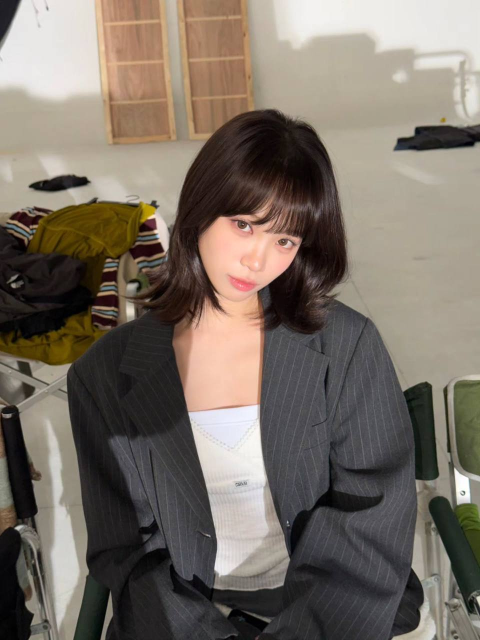
#> input picture fish-tts/voices/cwon/archive/reference.2026-04-22a.jpg, 960 x 1280 px (shown at 1/2 size)
$ python photo_to_sketch.py ../../fish-tts/voices/cwon/archive/reference.2026-04-22a.jpg out.png   (older library calls are emulated)
#> lines starting #> are read from the running program, lines starting #| are printed output that depends on the picture
#!/usr/bin/env python3
"""
Photo-to-Sketch Converter — hand-picture-draw skill
Converts photos into realistic hand-drawn pencil/charcoal sketches.

Techniques:
  1. Dodge-and-burn (core pencil effect)
  2. Edge enhancement (Canny/Laplacian for sharp contours)
  3. Paper texture overlay
  4. Cross-hatch tonal simulation
  5. Wobble/jitter for hand-drawn imperfection

Usage:
  python photo_to_sketch.py input.jpg output.png [--style pencil|charcoal|ink|watercolor]
"""

import argparse
import math
import os
import random
import sys

import cv2
import numpy as np
from PIL import Image, ImageDraw, ImageFilter, ImageEnhance, ImageChops


# ═══════════════════════════════════════════════
# Style Presets
# ═══════════════════════════════════════════════

STYLES = {
    "pencil": {
        "blur_kernel": 61,
        "edge_weight": 0.15,
        "darkness": 0.95,
        "paper_opacity": 0.08,
        "contrast_boost": 1.2,
        "hatching": True,
        "hatch_density": 0.6,
        "wobble": True,
        "invert_bg": True,
        "description": "연필 스케치 — 부드러운 그라데이션 + 자연스러운 선",
    },
    "charcoal": {
        "blur_kernel": 41,
        "edge_weight": 0.25,
        "darkness": 1.1,
        "paper_opacity": 0.12,
        "contrast_boost": 1.4,
        "hatching": True,
        "hatch_density": 0.8,
        "wobble": True,
        "invert_bg": True,
        "description": "숯 드로잉 — 강한 명암 + 거친 질감",
    },
    "ink": {
        "blur_kernel": 31,
        "edge_weight": 0.4,
        "darkness": 1.3,
        "paper_opacity": 0.05,
        "contrast_boost": 1.6,
        "hatching": False,
        "hatch_density": 0.0,
        "wobble": True,
        "invert_bg": True,
        "description": "펜 잉크 — 깔끔한 윤곽선 + 높은 대비",
    },
    "watercolor": {
        "blur_kernel": 81,
        "edge_weight": 0.1,
        "darkness": 0.7,
        "paper_opacity": 0.15,
        "contrast_boost": 1.0,
        "hatching": False,
        "hatch_density": 0.0,
        "wobble": False,
        "invert_bg": True,
        "colorize": True,
        "description": "수채화 — 부드러운 색감 + 번짐 효과",
    },
}


# ═══════════════════════════════════════════════
# Core Engine
# ═══════════════════════════════════════════════


def load_and_prep(path: str, max_dim: int = 1200) -> np.ndarray:
    """Load image, resize if needed, return BGR numpy array."""
    img = cv2.imread(path)
    if img is None:
        raise FileNotFoundError(f"Cannot read image: {path}")
    h, w = img.shape[:2]
    if max(h, w) > max_dim:
        scale = max_dim / max(h, w)
        img = cv2.resize(img, (int(w * scale), int(h * scale)), interpolation=cv2.INTER_AREA)
    return img


def dodge_burn_sketch(gray: np.ndarray, blur_kernel: int = 61) -> np.ndarray:
    """
    Core pencil sketch via dodge-and-burn.
    Gray → Invert → GaussianBlur → ColorDodge blend.
    """
    inverted = 255 - gray
    blurred = cv2.GaussianBlur(inverted, (blur_kernel, blur_kernel), 0)
    # Color dodge: result = image * 256 / (256 - blur)
    # Prevent division by zero
    sketch = cv2.divide(gray, 255 - blurred, scale=256.0)
    sketch = np.clip(sketch, 0, 255).astype(np.uint8)
    return sketch


def enhance_edges(gray: np.ndarray, weight: float = 0.2) -> np.ndarray:
    """Extract edges using Canny + Laplacian blend for sharp contours."""
    # Bilateral filter to reduce noise but keep edges
    filtered = cv2.bilateralFilter(gray, 9, 75, 75)

    # Canny edges
    canny = cv2.Canny(filtered, 30, 100)
    canny_inv = 255 - canny  # White bg, dark lines

    # Laplacian for softer edge detection
    lap = cv2.Laplacian(filtered, cv2.CV_64F)
    lap = np.uint8(np.clip(np.absolute(lap), 0, 255))
    lap_inv = 255 - lap

    # Blend canny and laplacian
    edges = cv2.addWeighted(canny_inv, 0.6, lap_inv, 0.4, 0)
    return edges


def generate_paper_texture(h: int, w: int, intensity: float = 0.08) -> np.ndarray:
    """Generate realistic paper grain texture."""
    # Base noise
    noise = np.random.normal(128, 20, (h, w)).astype(np.uint8)
    # Blur for fiber-like pattern
    texture = cv2.GaussianBlur(noise, (3, 3), 0)
    # Normalize to paper-white range
    texture = cv2.normalize(texture, None, int(245 * (1 - intensity)), 255, cv2.NORM_MINMAX)
    return texture.astype(np.uint8)


def add_hatching(img: np.ndarray, gray: np.ndarray, density: float = 0.6) -> np.ndarray:
    """
    Add cross-hatching lines based on tonal values.
    Darker areas get denser hatching.
    """
    h, w = img.shape[:2]
    result = img.copy()

    # Define hatching zones
    # Dark (0-80): dense cross-hatch
    # Mid (80-160): single direction hatch
    # Light (160-255): no hatching

    spacing_base = max(3, int(6 * (1 - density)))

    for angle_deg in [45, -45]:
        angle = math.radians(angle_deg)
        cos_a, sin_a = math.cos(angle), math.sin(angle)

        # Generate parallel lines across the image
        max_dist = int(math.sqrt(h * h + w * w))
        spacing = spacing_base

        for d in range(-max_dist, max_dist, spacing):
            # Line start/end points
            x0 = int(w / 2 + d * cos_a - max_dist * sin_a)
            y0 = int(h / 2 + d * sin_a + max_dist * cos_a)
            x1 = int(w / 2 + d * cos_a + max_dist * sin_a)
            y1 = int(h / 2 + d * sin_a - max_dist * cos_a)

            # Sample points along the line to check darkness
            num_samples = 10
            should_draw = False
            threshold = 160 if angle_deg == 45 else 80  # Cross-hatch only for darker areas

            for i in range(num_samples):
                t = i / max(num_samples - 1, 1)
                sx = int(x0 + t * (x1 - x0))
                sy = int(y0 + t * (y1 - y0))
                if 0 <= sx < w and 0 <= sy < h:
                    if gray[sy, sx] < threshold:
                        should_draw = True
                        break

            if should_draw:
                # Add wobble to the line
                pts = []
                steps = max(2, abs(x1 - x0 + y1 - y0) // 20)
                for i in range(steps + 1):
                    t = i / steps
                    px = int(x0 + t * (x1 - x0) + random.gauss(0, 0.8))
                    py = int(y0 + t * (y1 - y0) + random.gauss(0, 0.8))
                    pts.append([px, py])

                if len(pts) >= 2:
                    pts_arr = np.array(pts, dtype=np.int32)
                    # Darkness-dependent line opacity
                    cv2.polylines(result, [pts_arr], False, 180, 1, cv2.LINE_AA)

    return result


def apply_wobble(img_pil: Image.Image, strength: float = 1.5) -> Image.Image:
    """
    Apply subtle geometric distortion for hand-drawn imperfection.
    Uses displacement map approach.
    """
    w, h = img_pil.size
    arr = np.array(img_pil)

    # Generate displacement fields
    dx = np.random.normal(0, strength, (h, w)).astype(np.float32)
    dy = np.random.normal(0, strength, (h, w)).astype(np.float32)

    # Smooth the displacement for natural warping
    dx = cv2.GaussianBlur(dx, (15, 15), 0) * 2
    dy = cv2.GaussianBlur(dy, (15, 15), 0) * 2

    # Create mapping
    map_x = np.float32(np.tile(np.arange(w), (h, 1))) + dx
    map_y = np.float32(np.tile(np.arange(h).reshape(-1, 1), (1, w))) + dy

    # Remap
    result = cv2.remap(arr, map_x, map_y, cv2.INTER_LINEAR, borderMode=cv2.BORDER_REFLECT)
    return Image.fromarray(result)


def add_vignette(img: np.ndarray, strength: float = 0.3) -> np.ndarray:
    """Add subtle vignette (darker edges) like scanned paper."""
    h, w = img.shape[:2]
    # Create gradient mask
    Y, X = np.ogrid[:h, :w]
    cx, cy = w / 2, h / 2
    dist = np.sqrt((X - cx) ** 2 + (Y - cy) ** 2)
    max_dist = np.sqrt(cx ** 2 + cy ** 2)
    mask = dist / max_dist
    mask = np.clip(mask * strength, 0, 1)

    if len(img.shape) == 3:
        mask = np.stack([mask] * 3, axis=-1)

    result = (img.astype(np.float32) * (1 - mask * 0.3)).astype(np.uint8)
    return result


def colorize_sketch(sketch_gray: np.ndarray, original_bgr: np.ndarray, opacity: float = 0.3) -> np.ndarray:
    """Blend sketch with faded original colors for watercolor effect."""
    # Desaturate original
    hsv = cv2.cvtColor(original_bgr, cv2.COLOR_BGR2HSV)
    hsv[:, :, 1] = (hsv[:, :, 1] * 0.5).astype(np.uint8)  # Reduce saturation
    hsv[:, :, 2] = np.clip(hsv[:, :, 2].astype(np.float32) * 1.2, 0, 255).astype(np.uint8)
    faded = cv2.cvtColor(hsv, cv2.COLOR_HSV2BGR)

    # Convert sketch to 3 channels
    sketch_bgr = cv2.cvtColor(sketch_gray, cv2.COLOR_GRAY2BGR)

    # Blend: sketch * (1-opacity) + faded * opacity, with multiply
    result = cv2.addWeighted(sketch_bgr, 1 - opacity, faded, opacity, 0)

    # Apply sketch as luminance mask
    sketch_norm = sketch_gray.astype(np.float32) / 255.0
    sketch_mask = np.stack([sketch_norm] * 3, axis=-1)
    result = (result.astype(np.float32) * sketch_mask).astype(np.uint8)

    return result


# ═══════════════════════════════════════════════
# Main Pipeline
# ═══════════════════════════════════════════════


def photo_to_sketch(
    input_path: str,
    output_path: str,
    style: str = "pencil",
    max_dim: int = 1200,
    seed: int = 42,
) -> str:
    """
    Convert photo to hand-drawn sketch.

    Args:
        input_path: Path to source photo
        output_path: Path to save result
        style: pencil | charcoal | ink | watercolor
        max_dim: Max dimension (resize if larger)
        seed: Random seed for reproducibility

    Returns:
        output_path on success
    """
    random.seed(seed)
    np.random.seed(seed)

    cfg = STYLES.get(style, STYLES["pencil"])
    print(f"[photo_to_sketch] Style: {style} — {cfg['description']}")

    # 1. Load and prep
    img_bgr = load_and_prep(input_path, max_dim)
#> in load_and_prep, img is the input picture: shape (1280, 960, 3); mean B, G, R 101.1, 111.1, 120.9
    h, w = img_bgr.shape[:2]
#> h = 1200; w = 900
    gray = cv2.cvtColor(img_bgr, cv2.COLOR_BGR2GRAY)
    print(f"[1/6] Loaded: {w}x{h}")
#| [1/6] Loaded: 900x1200

    # 2. Pre-processing: contrast enhancement
    if cfg["contrast_boost"] != 1.0:
        gray = cv2.convertScaleAbs(gray, alpha=cfg["contrast_boost"], beta=0)
    print(f"[2/6] Contrast boost: {cfg['contrast_boost']}")

    # 3. Core dodge-and-burn sketch
    sketch = dodge_burn_sketch(gray, blur_kernel=cfg["blur_kernel"])
    print(f"[3/6] Dodge-burn sketch (kernel={cfg['blur_kernel']})")

    # 4. Edge enhancement
    if cfg["edge_weight"] > 0:
        edges = enhance_edges(gray, cfg["edge_weight"])
#> in enhance_edges, `canny = cv2.Canny(filtered, 30, 100)`:
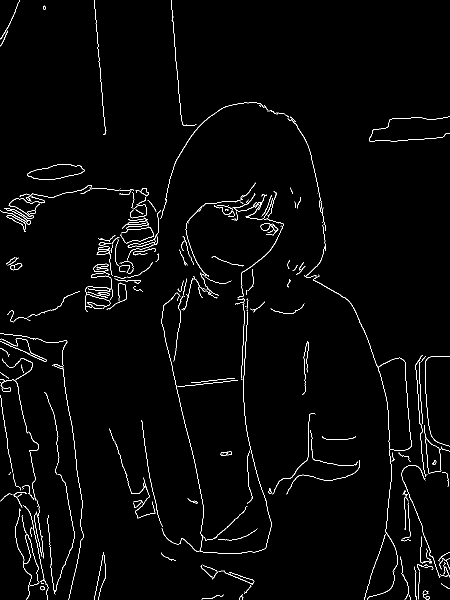
#> canny: shape (1200, 900) (shown at 1/2 size); 1.9% white in thin lines or dots
#> in enhance_edges, `canny_inv = 255 - canny`: canny_inv: shape (1200, 900); 98.1% white; black in thin lines or dots
        # Multiply blend: sketch * edges / 255
        sketch = cv2.multiply(sketch, edges, scale=1.0 / 255.0).astype(np.uint8)
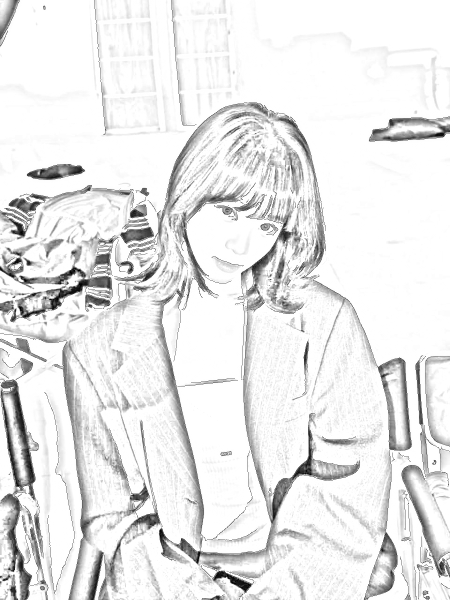
#> sketch: shape (1200, 900) (shown at 1/2 size); min 0, max 255, mean 232.3
        print(f"[4/6] Edge enhancement (weight={cfg['edge_weight']})")
    else:
        print(f"[4/6] Edge enhancement: skipped")

    # 5. Darkness adjustment
    if cfg["darkness"] != 1.0:
        sketch = np.clip(sketch.astype(np.float32) * cfg["darkness"], 0, 255).astype(np.uint8)

    # 6. Hatching
    if cfg.get("hatching") and cfg["hatch_density"] > 0:
        sketch = add_hatching(sketch, gray, cfg["hatch_density"])
#> after the loop in add_hatching, `for angle_deg in [45, -45]:`:
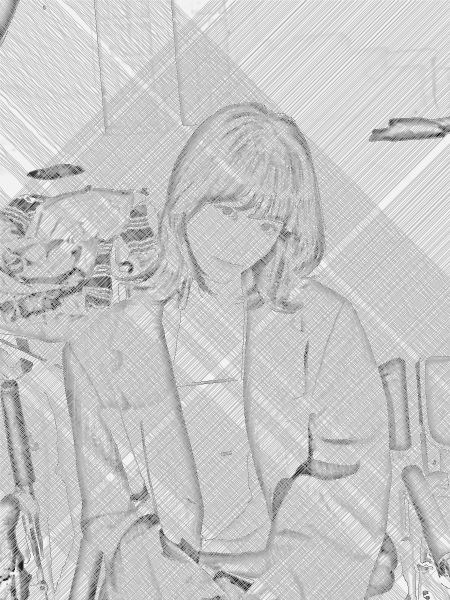
#> result: shape (1200, 900) (shown at 1/2 size); min 0, max 242, mean 199.4
        print(f"[5/6] Cross-hatching (density={cfg['hatch_density']})")
    else:
        print(f"[5/6] Hatching: skipped")

    # 7. Paper texture overlay
    if cfg["paper_opacity"] > 0:
        texture = generate_paper_texture(h, w, cfg["paper_opacity"])
        sketch = cv2.multiply(sketch, texture, scale=1.0 / 255.0).astype(np.uint8)
        print(f"[6/6] Paper texture (opacity={cfg['paper_opacity']})")
    else:
        print(f"[6/6] Paper texture: skipped")

    # 8. Colorize (watercolor mode)
    if cfg.get("colorize"):
        result_bgr = colorize_sketch(sketch, img_bgr, opacity=0.35)
    else:
        result_bgr = cv2.cvtColor(sketch, cv2.COLOR_GRAY2BGR)

    # 9. Vignette
    result_bgr = add_vignette(result_bgr, strength=0.25)

    # 10. Convert to PIL for wobble
    result_pil = Image.fromarray(cv2.cvtColor(result_bgr, cv2.COLOR_BGR2RGB))

    if cfg.get("wobble"):
        result_pil = apply_wobble(result_pil, strength=1.2)
#> in apply_wobble, `dx = cv2.GaussianBlur(dx, (15, 15), 0) * 2`:
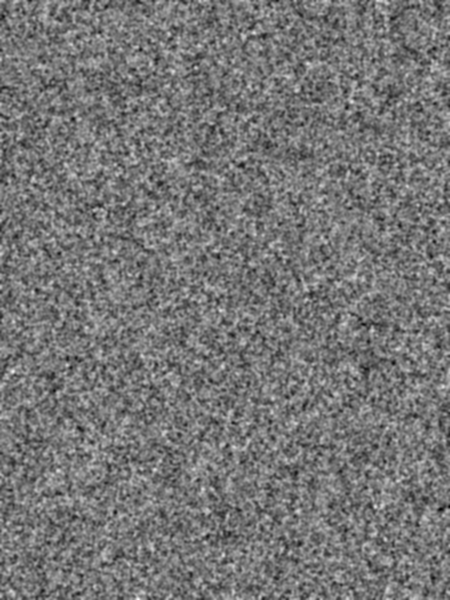
#> dx: shape (1200, 900) float32 (shown at 1/2 size); min -1.21, max 1.39, mean -0.00143; drawn with min black and max white
#> in apply_wobble, `dy = cv2.GaussianBlur(dy, (15, 15), 0) * 2`:
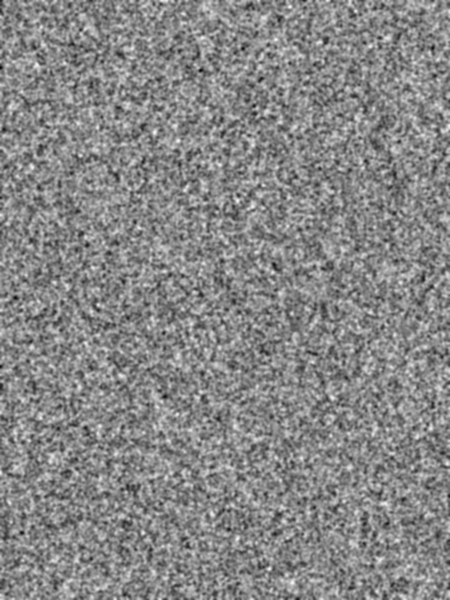
#> dy: shape (1200, 900) float32 (shown at 1/2 size); min -1.23, max 1.09, mean -3.7e-05; drawn with min black and max white
#> in apply_wobble, `map_x = np.float32(np.tile(np.arange(w), (h, 1))) + dx`:
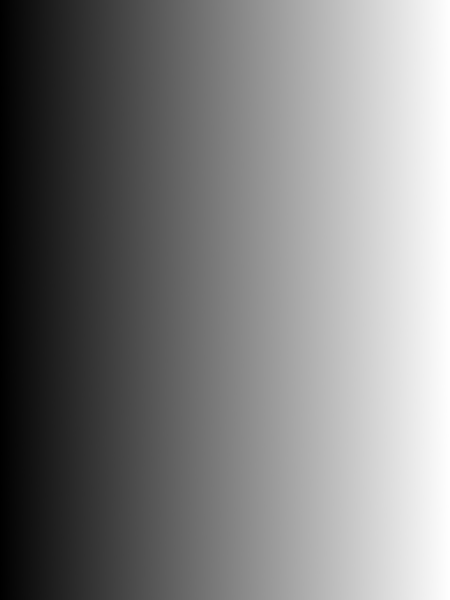
#> map_x: shape (1200, 900) float32 (shown at 1/2 size); min -0.808, max 899.8, mean 449.5; drawn with min black and max white
#> in apply_wobble, `map_y = np.float32(np.tile(np.arange(h).reshape(-1, 1), (1, w))) + dy`:
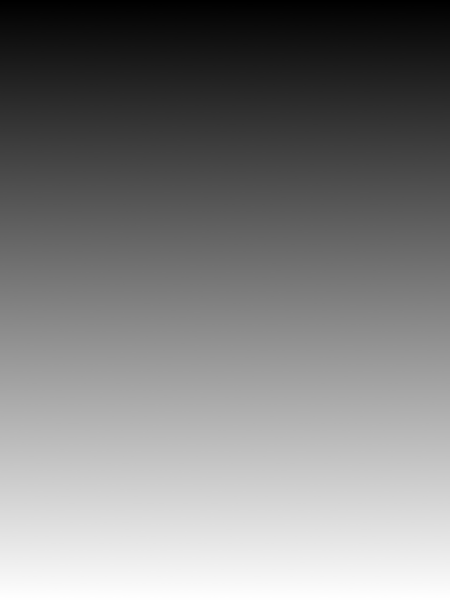
#> map_y: shape (1200, 900) float32 (shown at 1/2 size); min -0.942, max 1199.9, mean 599.5; drawn with min black and max white
        print(f"[+] Wobble distortion applied")

    # Save
    result_pil.save(output_path, quality=95)
    print(f"[done] Saved: {output_path}")
    return output_path


def generate_all_styles(input_path: str, output_dir: str, max_dim: int = 1200) -> list:
    """Generate all 4 styles for comparison."""
    os.makedirs(output_dir, exist_ok=True)
    results = []
    for style_name in STYLES:
        out = os.path.join(output_dir, f"sketch_{style_name}.png")
        photo_to_sketch(input_path, out, style=style_name, max_dim=max_dim)
        results.append(out)
        print()
    return results


# ═══════════════════════════════════════════════
# CLI
# ═══════════════════════════════════════════════

if __name__ == "__main__":
    parser = argparse.ArgumentParser(description="Photo to Hand-Drawn Sketch")
    parser.add_argument("input", help="Input photo path")
    parser.add_argument("output", help="Output image path")
    parser.add_argument("--style", default="pencil", choices=list(STYLES.keys()),
                        help="Sketch style (default: pencil)")
    parser.add_argument("--max-dim", type=int, default=1200,
                        help="Max dimension (default: 1200)")
    parser.add_argument("--seed", type=int, default=42,
                        help="Random seed (default: 42)")
    parser.add_argument("--all-styles", action="store_true",
                        help="Generate all 4 styles (output = directory)")
    args = parser.parse_args()

    if args.all_styles:
        generate_all_styles(args.input, args.output, args.max_dim)
    else:
        photo_to_sketch(args.input, args.output, style=args.style,
                        max_dim=args.max_dim, seed=args.seed)
